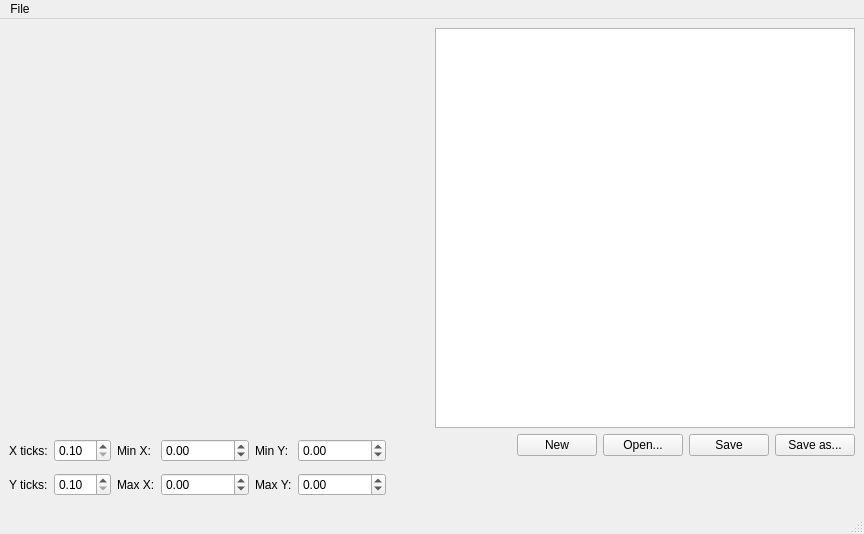
<ui version="4.0" >
 <author></author>
 <comment></comment>
 <exportmacro></exportmacro>
 <class>FunctionEditor</class>
 <widget class="QMainWindow" name="FunctionEditor" >
  <property name="geometry" >
   <rect>
    <x>0</x>
    <y>0</y>
    <width>864</width>
    <height>534</height>
   </rect>
  </property>
  <property name="windowTitle" >
   <string>Function Editor</string>
  </property>
  <widget class="QWidget" name="centralwidget" >
   <layout class="QHBoxLayout" >
    <property name="margin" >
     <number>9</number>
    </property>
    <property name="spacing" >
     <number>6</number>
    </property>
    <item>
     <layout class="QVBoxLayout" >
      <property name="margin" >
       <number>0</number>
      </property>
      <property name="spacing" >
       <number>6</number>
      </property>
      <item>
       <layout class="QHBoxLayout" >
        <property name="margin" >
         <number>0</number>
        </property>
        <property name="spacing" >
         <number>6</number>
        </property>
        <item>
         <widget class="FunctionPainter" name="f_painter" >
          <property name="sizePolicy" >
           <sizepolicy>
            <hsizetype>7</hsizetype>
            <vsizetype>7</vsizetype>
            <horstretch>0</horstretch>
            <verstretch>0</verstretch>
           </sizepolicy>
          </property>
          <property name="toolTip" >
           <string>Function painter for Lignum</string>
          </property>
          <property name="whatsThis" >
           <string> Function painter for Lignum</string>
          </property>
          <property name="autoFillBackground" >
           <bool>false</bool>
          </property>
         </widget>
        </item>
        <item>
         <widget class="QTextEdit" name="textEdit" >
          <property name="minimumSize" >
           <size>
            <width>0</width>
            <height>400</height>
           </size>
          </property>
         </widget>
        </item>
       </layout>
      </item>
      <item>
       <layout class="QHBoxLayout" >
        <property name="margin" >
         <number>0</number>
        </property>
        <property name="spacing" >
         <number>6</number>
        </property>
        <item>
         <layout class="QHBoxLayout" >
          <property name="margin" >
           <number>0</number>
          </property>
          <property name="spacing" >
           <number>6</number>
          </property>
          <item>
           <layout class="QVBoxLayout" >
            <property name="margin" >
             <number>0</number>
            </property>
            <property name="spacing" >
             <number>6</number>
            </property>
            <item>
             <layout class="QHBoxLayout" >
              <property name="margin" >
               <number>0</number>
              </property>
              <property name="spacing" >
               <number>6</number>
              </property>
              <item>
               <widget class="QLabel" name="label_6" >
                <property name="text" >
                 <string>X ticks:</string>
                </property>
                <property name="buddy" >
                 <cstring>xtickBox</cstring>
                </property>
               </widget>
              </item>
              <item>
               <widget class="QDoubleSpinBox" name="xtickBox" >
                <property name="minimum" >
                 <double>0.1</double>
                </property>
                <property name="singleStep" >
                 <double>0.1</double>
                </property>
               </widget>
              </item>
             </layout>
            </item>
            <item>
             <layout class="QHBoxLayout" >
              <property name="margin" >
               <number>0</number>
              </property>
              <property name="spacing" >
               <number>6</number>
              </property>
              <item>
               <widget class="QLabel" name="label_5" >
                <property name="text" >
                 <string>Y ticks:</string>
                </property>
                <property name="buddy" >
                 <cstring>yticBox</cstring>
                </property>
               </widget>
              </item>
              <item>
               <widget class="QDoubleSpinBox" name="yticBox" >
                <property name="minimum" >
                 <double>0.1</double>
                </property>
                <property name="singleStep" >
                 <double>0.1</double>
                </property>
               </widget>
              </item>
             </layout>
            </item>
           </layout>
          </item>
          <item>
           <layout class="QVBoxLayout" >
            <property name="margin" >
             <number>0</number>
            </property>
            <property name="spacing" >
             <number>6</number>
            </property>
            <item>
             <layout class="QHBoxLayout" >
              <property name="margin" >
               <number>0</number>
              </property>
              <property name="spacing" >
               <number>6</number>
              </property>
              <item>
               <widget class="QLabel" name="label_3" >
                <property name="text" >
                 <string>Min X:</string>
                </property>
                <property name="buddy" >
                 <cstring>minXBox</cstring>
                </property>
               </widget>
              </item>
              <item>
               <widget class="QDoubleSpinBox" name="minXBox" >
                <property name="maximum" >
                 <double>1e+07</double>
                </property>
                <property name="minimum" >
                 <double>-1e+07</double>
                </property>
                <property name="singleStep" >
                 <double>0.1</double>
                </property>
                <property name="value" >
                 <double>0</double>
                </property>
               </widget>
              </item>
             </layout>
            </item>
            <item>
             <layout class="QHBoxLayout" >
              <property name="margin" >
               <number>0</number>
              </property>
              <property name="spacing" >
               <number>6</number>
              </property>
              <item>
               <widget class="QLabel" name="label_4" >
                <property name="text" >
                 <string>Max X:</string>
                </property>
                <property name="buddy" >
                 <cstring>maxXBox</cstring>
                </property>
               </widget>
              </item>
              <item>
               <widget class="QDoubleSpinBox" name="maxXBox" >
                <property name="maximum" >
                 <double>1e+08</double>
                </property>
                <property name="minimum" >
                 <double>-1e+07</double>
                </property>
                <property name="singleStep" >
                 <double>0.1</double>
                </property>
               </widget>
              </item>
             </layout>
            </item>
           </layout>
          </item>
          <item>
           <layout class="QVBoxLayout" >
            <property name="margin" >
             <number>0</number>
            </property>
            <property name="spacing" >
             <number>6</number>
            </property>
            <item>
             <layout class="QHBoxLayout" >
              <property name="margin" >
               <number>0</number>
              </property>
              <property name="spacing" >
               <number>6</number>
              </property>
              <item>
               <widget class="QLabel" name="label" >
                <property name="text" >
                 <string>Min Y:</string>
                </property>
                <property name="buddy" >
                 <cstring>minYBox</cstring>
                </property>
               </widget>
              </item>
              <item>
               <widget class="QDoubleSpinBox" name="minYBox" >
                <property name="maximum" >
                 <double>1e+07</double>
                </property>
                <property name="minimum" >
                 <double>-1e+07</double>
                </property>
                <property name="singleStep" >
                 <double>0.1</double>
                </property>
               </widget>
              </item>
             </layout>
            </item>
            <item>
             <layout class="QHBoxLayout" >
              <property name="margin" >
               <number>0</number>
              </property>
              <property name="spacing" >
               <number>6</number>
              </property>
              <item>
               <widget class="QLabel" name="label_2" >
                <property name="text" >
                 <string>Max Y:</string>
                </property>
                <property name="buddy" >
                 <cstring>maxYBo</cstring>
                </property>
               </widget>
              </item>
              <item>
               <widget class="QDoubleSpinBox" name="maxYBo" >
                <property name="maximum" >
                 <double>1e+07</double>
                </property>
                <property name="minimum" >
                 <double>-1e+07</double>
                </property>
                <property name="singleStep" >
                 <double>0.1</double>
                </property>
               </widget>
              </item>
             </layout>
            </item>
           </layout>
          </item>
         </layout>
        </item>
        <item>
         <spacer>
          <property name="orientation" >
           <enum>Qt::Horizontal</enum>
          </property>
          <property name="sizeHint" >
           <size>
            <width>31</width>
            <height>20</height>
           </size>
          </property>
         </spacer>
        </item>
        <item>
         <layout class="QVBoxLayout" >
          <property name="margin" >
           <number>0</number>
          </property>
          <property name="spacing" >
           <number>6</number>
          </property>
          <item>
           <layout class="QHBoxLayout" >
            <property name="margin" >
             <number>0</number>
            </property>
            <property name="spacing" >
             <number>6</number>
            </property>
            <item>
             <widget class="QPushButton" name="newButton" >
              <property name="text" >
               <string>New</string>
              </property>
             </widget>
            </item>
            <item>
             <widget class="QPushButton" name="openButton" >
              <property name="text" >
               <string>Open...</string>
              </property>
             </widget>
            </item>
            <item>
             <widget class="QPushButton" name="saveButton" >
              <property name="text" >
               <string>Save</string>
              </property>
             </widget>
            </item>
            <item>
             <widget class="QPushButton" name="saveAsButton" >
              <property name="text" >
               <string>Save as...</string>
              </property>
             </widget>
            </item>
           </layout>
          </item>
          <item>
           <spacer>
            <property name="orientation" >
             <enum>Qt::Vertical</enum>
            </property>
            <property name="sizeHint" >
             <size>
              <width>20</width>
              <height>21</height>
             </size>
            </property>
           </spacer>
          </item>
         </layout>
        </item>
       </layout>
      </item>
     </layout>
    </item>
   </layout>
  </widget>
  <widget class="QMenuBar" name="menubar" >
   <property name="geometry" >
    <rect>
     <x>0</x>
     <y>0</y>
     <width>864</width>
     <height>26</height>
    </rect>
   </property>
   <widget class="QMenu" name="menuFile" >
    <property name="title" >
     <string>File</string>
    </property>
    <addaction name="actionNew" />
    <addaction name="actionOpen" />
    <addaction name="separator" />
    <addaction name="actionSave" />
    <addaction name="actionSave_as" />
    <addaction name="separator" />
    <addaction name="actionQuit" />
   </widget>
   <addaction name="menuFile" />
  </widget>
  <widget class="QStatusBar" name="statusbar" />
  <action name="actionOpen" >
   <property name="text" >
    <string>Open...</string>
   </property>
  </action>
  <action name="actionQuit" >
   <property name="text" >
    <string>Quit</string>
   </property>
  </action>
  <action name="actionSave" >
   <property name="text" >
    <string>Save</string>
   </property>
  </action>
  <action name="actionSave_as" >
   <property name="text" >
    <string>Save as...</string>
   </property>
  </action>
  <action name="actionNew" >
   <property name="text" >
    <string>New</string>
   </property>
  </action>
 </widget>
 <pixmapfunction></pixmapfunction>
 <customwidgets>
  <customwidget>
   <class>FunctionPainter</class>
   <extends>QWidget</extends>
   <header>FunctionPainter.h</header>
   <container>0</container>
   <pixmap></pixmap>
  </customwidget>
 </customwidgets>
 <resources>
  <include location="resources.qrc" />
 </resources>
 <connections>
  <connection>
   <sender>xtickBox</sender>
   <signal>valueChanged(double)</signal>
   <receiver>f_painter</receiver>
   <slot>setXTicks(double)</slot>
   <hints>
    <hint type="sourcelabel" >
     <x>89</x>
     <y>466</y>
    </hint>
    <hint type="destinationlabel" >
     <x>143</x>
     <y>329</y>
    </hint>
   </hints>
  </connection>
  <connection>
   <sender>yticBox</sender>
   <signal>valueChanged(double)</signal>
   <receiver>f_painter</receiver>
   <slot>setYTicks(double)</slot>
   <hints>
    <hint type="sourcelabel" >
     <x>94</x>
     <y>492</y>
    </hint>
    <hint type="destinationlabel" >
     <x>154</x>
     <y>326</y>
    </hint>
   </hints>
  </connection>
  <connection>
   <sender>minXBox</sender>
   <signal>valueChanged(double)</signal>
   <receiver>f_painter</receiver>
   <slot>setMinX(double)</slot>
   <hints>
    <hint type="sourcelabel" >
     <x>198</x>
     <y>456</y>
    </hint>
    <hint type="destinationlabel" >
     <x>245</x>
     <y>316</y>
    </hint>
   </hints>
  </connection>
  <connection>
   <sender>maxXBox</sender>
   <signal>valueChanged(double)</signal>
   <receiver>f_painter</receiver>
   <slot>setMaxX(double)</slot>
   <hints>
    <hint type="sourcelabel" >
     <x>220</x>
     <y>480</y>
    </hint>
    <hint type="destinationlabel" >
     <x>276</x>
     <y>377</y>
    </hint>
   </hints>
  </connection>
  <connection>
   <sender>minYBox</sender>
   <signal>valueChanged(double)</signal>
   <receiver>f_painter</receiver>
   <slot>setMinY(double)</slot>
   <hints>
    <hint type="sourcelabel" >
     <x>315</x>
     <y>452</y>
    </hint>
    <hint type="destinationlabel" >
     <x>337</x>
     <y>358</y>
    </hint>
   </hints>
  </connection>
  <connection>
   <sender>maxYBo</sender>
   <signal>valueChanged(double)</signal>
   <receiver>f_painter</receiver>
   <slot>setMaxY(double)</slot>
   <hints>
    <hint type="sourcelabel" >
     <x>316</x>
     <y>493</y>
    </hint>
    <hint type="destinationlabel" >
     <x>357</x>
     <y>414</y>
    </hint>
   </hints>
  </connection>
  <connection>
   <sender>f_painter</sender>
   <signal>xTicksChanged(double)</signal>
   <receiver>xtickBox</receiver>
   <slot>setValue(double)</slot>
   <hints>
    <hint type="sourcelabel" >
     <x>67</x>
     <y>319</y>
    </hint>
    <hint type="destinationlabel" >
     <x>69</x>
     <y>455</y>
    </hint>
   </hints>
  </connection>
  <connection>
   <sender>f_painter</sender>
   <signal>yTicksChanged(double)</signal>
   <receiver>yticBox</receiver>
   <slot>setValue(double)</slot>
   <hints>
    <hint type="sourcelabel" >
     <x>103</x>
     <y>393</y>
    </hint>
    <hint type="destinationlabel" >
     <x>85</x>
     <y>481</y>
    </hint>
   </hints>
  </connection>
  <connection>
   <sender>f_painter</sender>
   <signal>minXChanged(double)</signal>
   <receiver>minXBox</receiver>
   <slot>setValue(double)</slot>
   <hints>
    <hint type="sourcelabel" >
     <x>210</x>
     <y>365</y>
    </hint>
    <hint type="destinationlabel" >
     <x>202</x>
     <y>464</y>
    </hint>
   </hints>
  </connection>
  <connection>
   <sender>f_painter</sender>
   <signal>maxXChanged(double)</signal>
   <receiver>maxXBox</receiver>
   <slot>setValue(double)</slot>
   <hints>
    <hint type="sourcelabel" >
     <x>229</x>
     <y>407</y>
    </hint>
    <hint type="destinationlabel" >
     <x>184</x>
     <y>490</y>
    </hint>
   </hints>
  </connection>
  <connection>
   <sender>f_painter</sender>
   <signal>minYChanged(double)</signal>
   <receiver>minYBox</receiver>
   <slot>setValue(double)</slot>
   <hints>
    <hint type="sourcelabel" >
     <x>318</x>
     <y>423</y>
    </hint>
    <hint type="destinationlabel" >
     <x>296</x>
     <y>460</y>
    </hint>
   </hints>
  </connection>
  <connection>
   <sender>f_painter</sender>
   <signal>maxYChanged(double)</signal>
   <receiver>maxYBo</receiver>
   <slot>setValue(double)</slot>
   <hints>
    <hint type="sourcelabel" >
     <x>319</x>
     <y>322</y>
    </hint>
    <hint type="destinationlabel" >
     <x>319</x>
     <y>483</y>
    </hint>
   </hints>
  </connection>
 </connections>
</ui>
